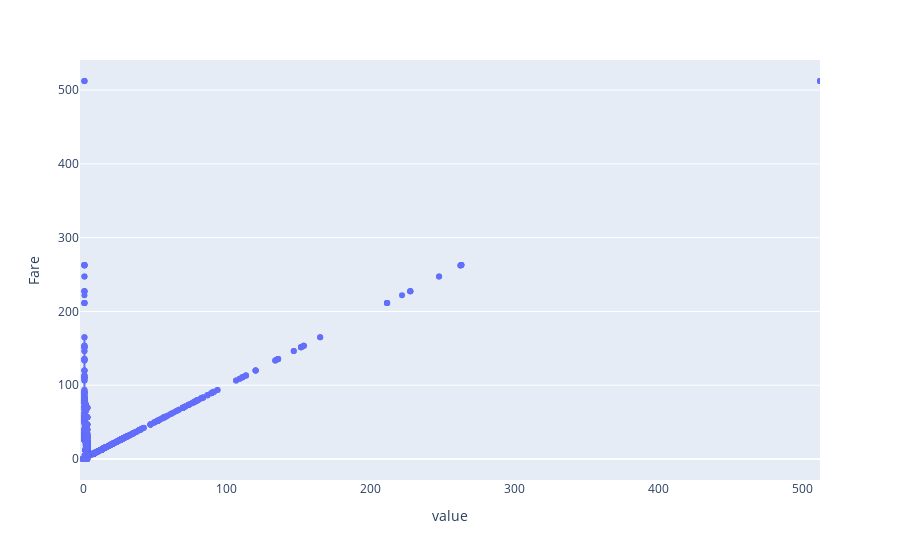

The code cell stored with this chart in its notebook:
### Code cell
# scatter matrix
fig = px.box(dataFPP, x=
    ["Pclass","Pclass2"], y="Fare", points="all")
fig = go.Figure(dict(data = data, layout = layout))
fig.show()

### Figure 1 — Plotly figure (JSON) as saved in the notebook; plotly's stock layout.template omitted (floating-point values rounded to 4 significant figures; data arrays with more than 128 entries replaced by an {"elided": "..."} marker saying what was removed)
{"data": [{"alignmentgroup": "True", "boxpoints": "all", "hovertemplate": "value=%{x}<br>Fare=%{y}<extra></extra>", "legendgroup": "", "marker": {"color": "#636efa"}, "name": "", "notched": false, "offsetgroup": "", "orientation": "v", "showlegend": false, "type": "box", "x": {"elided": "1782 float values"}, "x0": " ", "xaxis": "x", "y": {"elided": "1782 float values"}, "y0": " ", "yaxis": "y"}], "layout": {"boxmode": "group", "legend": {"tracegroupgap": 0}, "margin": {"t": 60}, "xaxis": {"anchor": "y", "domain": [0, 1], "title": {"text": "value"}}, "yaxis": {"anchor": "x", "domain": [0, 1], "title": {"text": "Fare"}}}}
